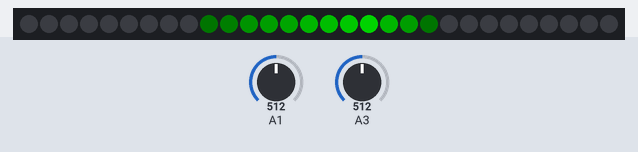
The sketch below on a simulated ATtiny85, built with avr-gcc and run on an emulated ATtiny85. On the bench: 30 RGB LEDs in strip order, left to right. The inputs (shaded band) are chosen by the test bench; at power-on: A1 = 512, A3 = 512. Dim RGB values are drawn brighter than linear.

Above: at 0.84 s.
1.3 s: A1 set to 306
At 3.6 s:
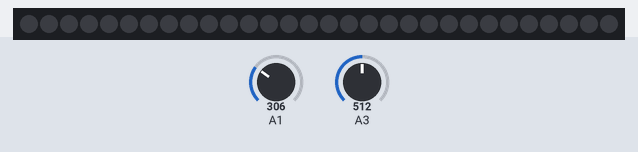
4.3 s: A3 set to 716
At 5.84 s:
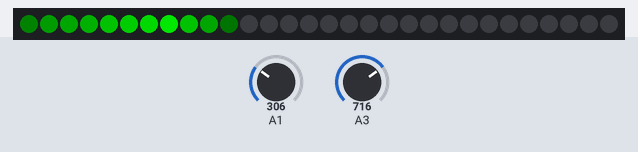
7.1 s: A1 set to 0
At 7.59 s:
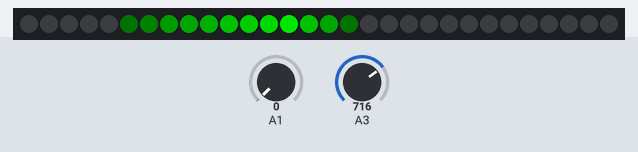
8.6 s: A3 set to 900
10.2 s: A1 set to 20
At 10.42 s:
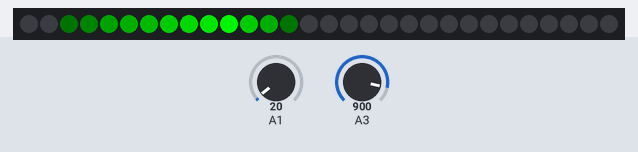
11.8 s: A3 set to 1023
Timing chart, 0 to 14.5 s (numbered marks = the images above; inputs shaded):
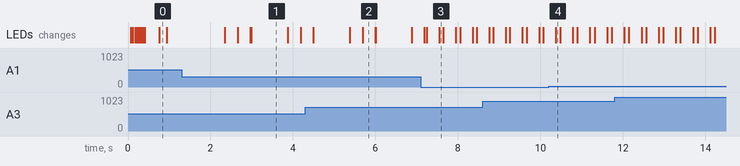

The sketch:

spine.ino
```cpp
// Simple strand test for Adafruit Dot Star RGB LED strip.
// This is a basic diagnostic tool, NOT a graphics demo...helps confirm
// correct wiring and tests each pixel's ability to display red, green
// and blue and to forward data down the line.  By limiting the number
// and color of LEDs, it's reasonably safe to power a couple meters off
// the Arduino's 5V pin.  DON'T try that with other code!

#include <Adafruit_DotStar.h>
// Because conditional #includes don't work w/Arduino sketches...
//#include <SPI.h>         // COMMENT OUT THIS LINE FOR GEMMA OR TRINKET
#include <avr/power.h> // ENABLE THIS LINE FOR GEMMA OR TRINKET

#define NUMPIXELS 30 // Number of LEDs in strip

// Here's how to control the LEDs from any two pins:
#define DATAPIN    0
#define CLOCKPIN   1

Adafruit_DotStar strip = Adafruit_DotStar(
  NUMPIXELS, DATAPIN, CLOCKPIN, DOTSTAR_RGB);
// The last parameter is optional -- this is the color data order of the
// DotStar strip, which has changed over time in different production runs.
// Your code just uses R,G,B colors, the library then reassigns as needed.
// Default is DOTSTAR_BRG, so change this if you have an earlier strip.

// Hardware SPI is a little faster, but must be wired to specific pins
// (Arduino Uno = pin 11 for data, 13 for clock, other boards are different).
//Adafruit_DotStar strip = Adafruit_DotStar(NUMPIXELS, DOTSTAR_BRG);

void setup() {

#if defined(__AVR_ATtiny85__) && (F_CPU == 16000000L)
  clock_prescale_set(clock_div_1); // Enable 16 MHz on Trinket
#endif

  strip.begin(); // Initialize pins for output
  strip.show();  // Turn all LEDs off ASAP

  //Serial.begin(9600);
}

// Runs 10 LEDs at a time along strip, cycling through red, green and blue.
// This requires about 200 mA for all the 'on' pixels + 1 mA per 'off' pixel.

uint32_t max_brightness = 10;
uint32_t max_delay = 50;

uint32_t color = 128;
uint32_t fade  = 0;

int puls_length = 12;
int puls_position = -puls_length;

uint32_t t = 0;

uint32_t colorf[12] =
{
  1,
  60,
  128,
  255,
  200,
  160,
  128,
  80,
  60,
  40,
  10,
  1
};

void setB(uint16_t n, uint8_t value) {
    strip.setPixelColor(n,0,value,0);
}

uint8_t getB(uint16_t n) {
  return (uint8_t)(strip.getPixelColor(n));
}

void spineControl()
{
  if(++puls_position > NUMPIXELS) {
    setB(puls_position, fade);
    puls_position = -puls_length;
    delay(max(1,max_delay)*40+200);
  }

  for(int i = 0; i < puls_length; i++) {
    int x = puls_position + i + 1;
    if(x >= 0 && x < NUMPIXELS) {
      uint32_t c = map(colorf[12-i-1], 0, 255, 0, max_brightness);

      if(colorf[12-i-1] > 0) {
        c = max(1,c);
      }
      setB(x, c);
    }
  }

  //strip.setPixelColor(head, color); // 'On' pixel at head
  setB(puls_position, fade);

  strip.show();                     // Refresh strip

  float f = 1.0f - float(puls_position) / float(NUMPIXELS);
  //int32_t d = int32_t(((exp(f)-1.0f)/1.71f)*float(max_delay));
  int32_t d = int32_t(f*f*float(max_delay));
  delay(max(0,d));
}


void loop() {

  int val = analogRead(3); // #3?
  //Serial.print(val);
  //Serial.print(", ");
  max_brightness = map(val, 0, 1023, 0, 255);

  int val2 = analogRead(1); // #2
  //Serial.println(val2);
  max_delay = map(val2, 0, 1023, 0, 60);

  spineControl();
}
```

Measured:
- after the input at 10.2 s, the LEDs: change after 0.17 s (image 4)
